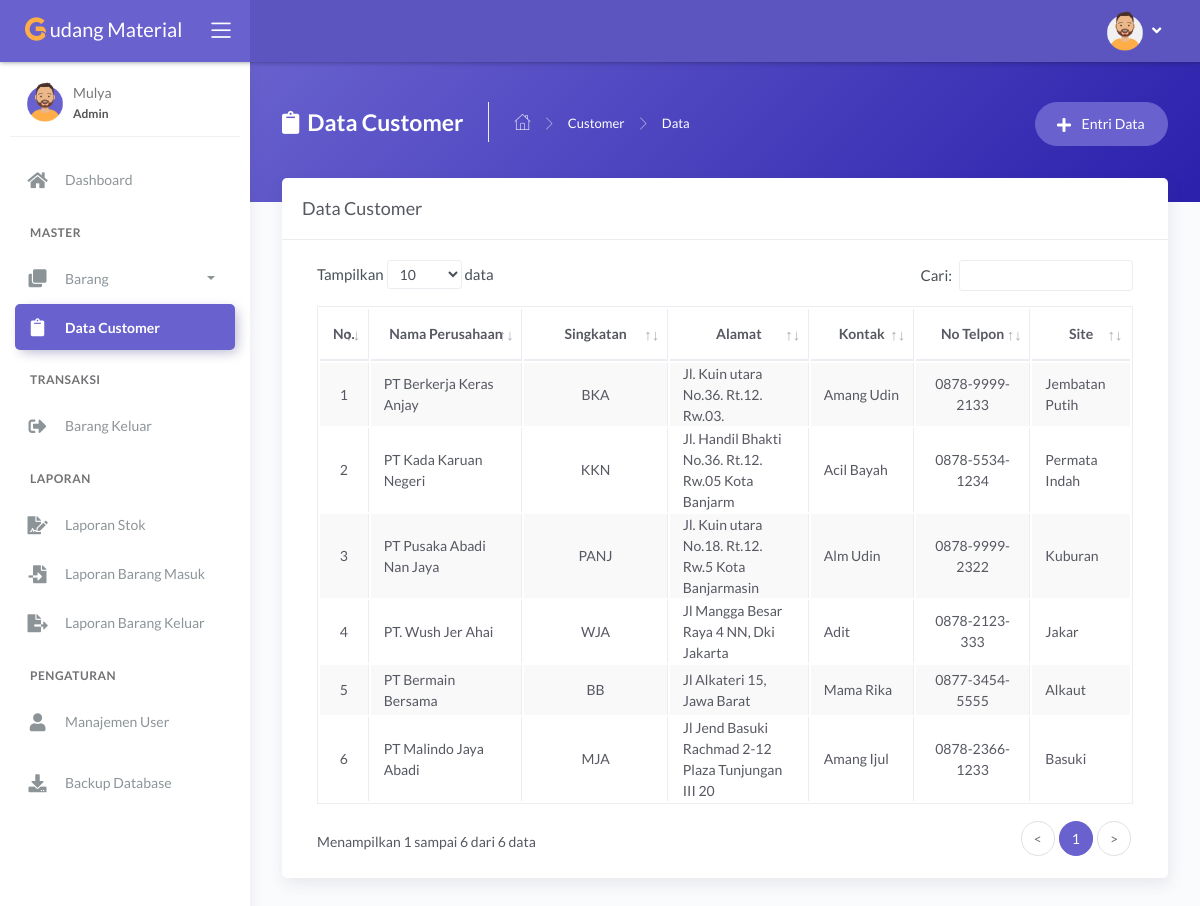
Page /main.php?module=data_customer (signed in) on the committed database.
### tables this page shows
CREATE TABLE `tbl_customer` (
  `id_customer` int(11) NOT NULL,
  `nama_perusahaan` varchar(50) NOT NULL,
  `singkatan` varchar(10) NOT NULL,
  `alamat` varchar(50) NOT NULL,
  `kontak` varchar(25) DEFAULT NULL,
  `no_tlp` varchar(15) DEFAULT NULL,
  `sites` varchar(50) DEFAULT NULL
);

### modules/data-customer/tampil_data.php (the view, shortened to what this page needs)
<?php
if (basename($_SERVER['PHP_SELF']) === basename(__FILE__)) {
  header('location: 404.html');
}
else {
?>
  <div class="panel-header bg-secondary-gradient">
    <div class="page-inner py-45">
      <div class="d-flex align-items-left align-items-md-top flex-column flex-md-row">
        <div class="page-header text-white">
          <h4 class="page-title text-white"><i class="fas fa-clipboard mr-2"></i>Data Customer</h4>
          <ul class="breadcrumbs">
            <li class="nav-home"><a href="?module=dashboard"><i class="flaticon-home text-white"></i></a></li>
            <li class="separator"><i class="flaticon-right-arrow"></i></li>
            <li class="nav-item"><a href="?module=data_customer" class="text-white">Customer</a></li>
            <li class="separator"><i class="flaticon-right-arrow"></i></li>
            <li class="nav-item"><a>Data</a></li>
          </ul>
        </div>
        <div class="ml-md-auto py-2 py-md-0">
          <a href="?module=form_entri_customer" class="btn btn-secondary btn-round">
            <span class="btn-label"><i class="fa fa-plus mr-2"></i></span> Entri Data
          </a>
        </div>
      </div>
    </div>
  </div>
  <div class="page-inner mt--5">
    <div class="card">
      <div class="card-header">
        <div class="card-title">Data Customer</div>
      </div>
      <div class="card-body">
        <div class="table-responsive">
          <table id="basic-datatables" class="display table table-bordered table-striped table-hover">
            <thead>
              <tr>
                <th width="20"  class="text-center">No.</th>
                <th width="250" class="text-center">Nama Perusahaan</th>
                <th width="250" class="text-center">Singkatan</th>
                <th width="200" class="text-center">Alamat</th>
                <th width="150"  class="text-center">Kontak</th>
                <th width="200" class="text-center">No Telpon</th>
                <th width="100" class="text-center">Site</th>
              </tr>
            </thead>
            <tbody>
              <?php
              $no = 1;
              $query = mysqli_query($mysqli, "SELECT *
                                              FROM tbl_customer
                                              ")
                                              or die('Ada kesalahan pada query tampil data : ' . mysqli_error($mysqli));
              while ($data = mysqli_fetch_assoc($query)) { ?>
              <?php
                $no_tlp = $data['no_tlp'];
                $format = substr($no_tlp, 0, 4) . "-" . substr($no_tlp, 4, 4) . "-" . substr($no_tlp, 8, 4);
              ?>
                <tr>
                  <td class="text-center"><?php echo $no++; ?></td>
                  <td class="text-left"><?php echo $data['nama_perusahaan']; ?></td>
                  <td class="text-center"><?php echo $data['singkatan']; ?></td>
                  <td class="text-left"><?php echo $data['alamat']; ?></td>
                  <td class="text-left"><?php echo $data['kontak']; ?></td>
                  <td class="text-center"><?php echo $format; ?></td>
                  <td class="text-left"><?php echo $data['sites']; ?></td>
                </tr>
              <?php } ?>
            </tbody>
          </table>
        </div>
      </div>
    </div>
  </div>
<?php } ?>

### rows in the picture
tbl_customer: nama_perusahaan "PT Berkerja Keras Anjay", singkatan "BKA", alamat "Jl. Kuin utara No.36. Rt.12. Rw.03.", kontak "Amang Udin", no_tlp "0878-9999-2133", sites "Jembatan Putih"
tbl_customer: nama_perusahaan "PT Kada Karuan Negeri", singkatan "KKN", alamat "Jl. Handil Bhakti No.36. Rt.12. Rw.05 Kota Banjarm", kontak "Acil Bayah", no_tlp "0878-5534-1234", sites "Permata Indah"
tbl_customer: nama_perusahaan "PT Pusaka Abadi Nan Jaya", singkatan "PANJ", alamat "Jl. Kuin utara No.18. Rt.12. Rw.5 Kota Banjarmasin", kontak "Alm Udin", no_tlp "0878-9999-2322", sites "Kuburan"
tbl_customer: nama_perusahaan "PT. Wush Jer Ahai", singkatan "WJA", alamat "Jl Mangga Besar Raya 4 NN, Dki Jakarta", kontak "Adit", no_tlp "0878-2123-333", sites "Jakar"
tbl_customer: nama_perusahaan "PT Bermain Bersama", singkatan "BB", alamat "Jl Alkateri 15, Jawa Barat", kontak "Mama Rika", no_tlp "0877-3454-5555", sites "Alkaut"
tbl_customer: nama_perusahaan "PT Malindo Jaya Abadi", singkatan "MJA", alamat "Jl Jend Basuki Rachmad 2-12 Plaza Tunjungan III 20", kontak "Amang Ijul", no_tlp "0878-2366-1233", sites "Basuki"

### other values in the picture
$_SESSION['nama_user'] "Mulya"
$_SESSION['hak_akses'] "Admin"
